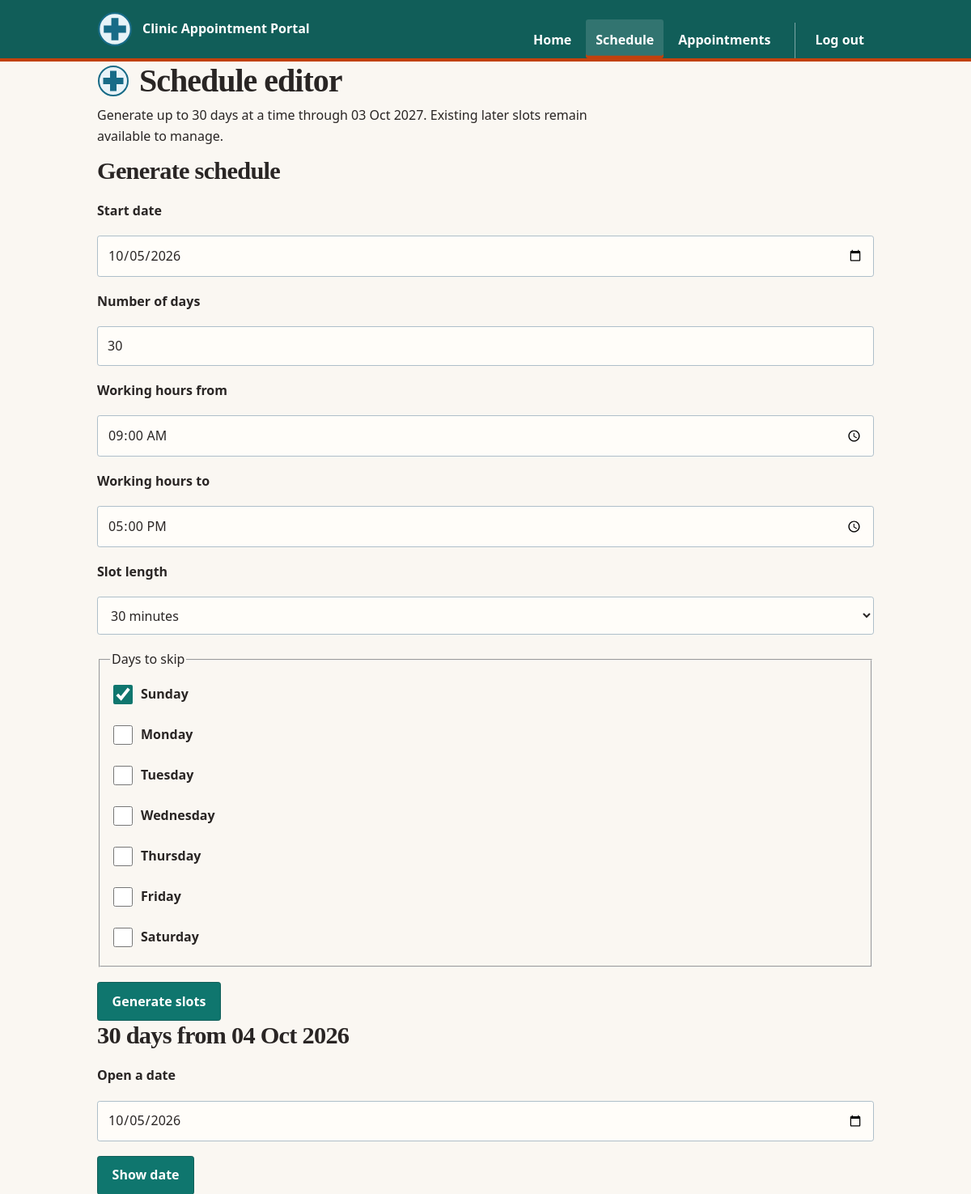
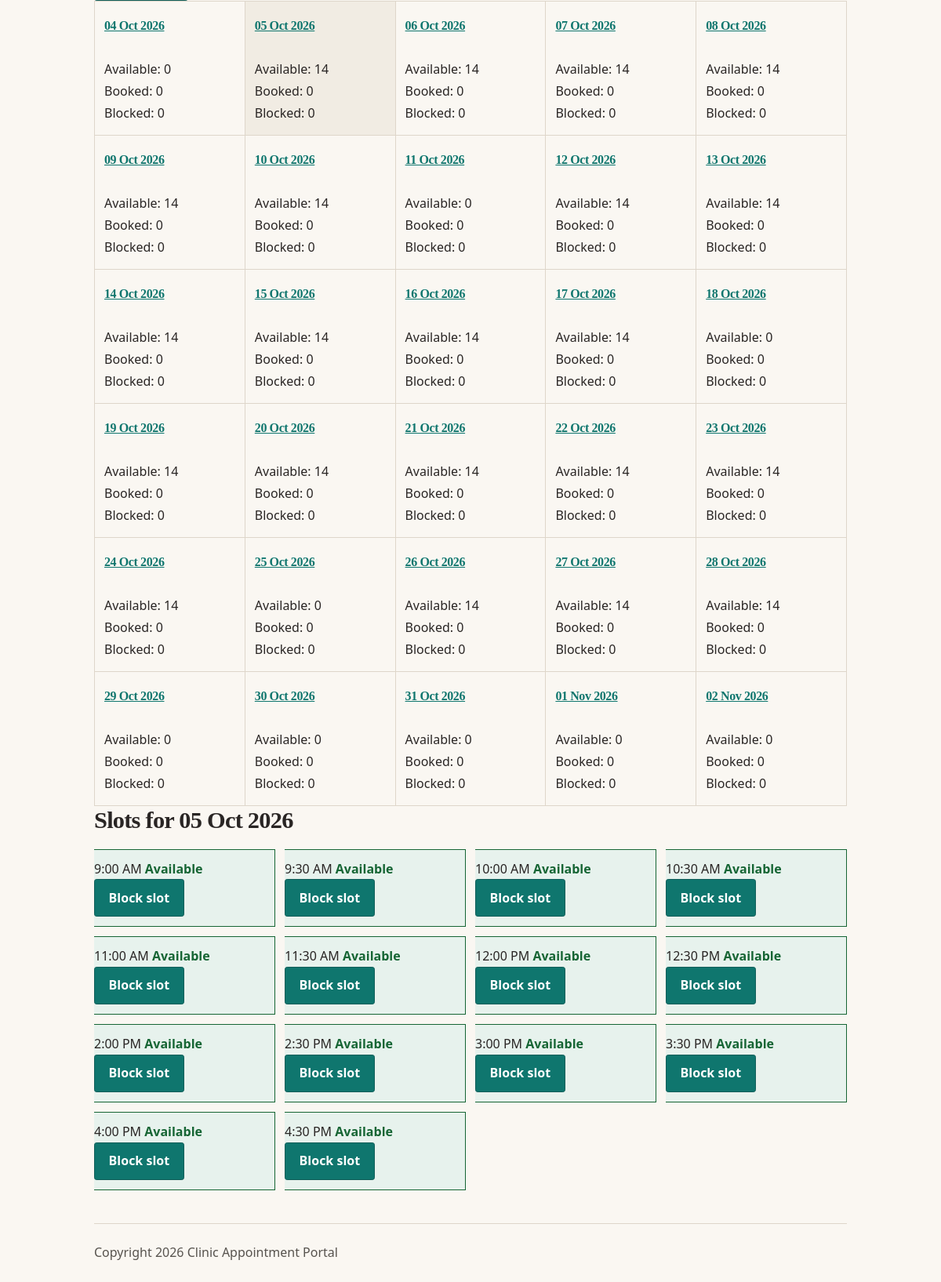
The page /clinic-base/doctor/schedule.php?date=2026-10-05 (signed in) on the database its author committed (2 pictures, top to bottom).
### tables this page shows
CREATE TABLE `slots` (
  `slotID` INT NOT NULL AUTO_INCREMENT,
  `DoctorID` INT NOT NULL,
  `SlotDateTime` DATETIME NOT NULL,
  `CreatedAt` TIMESTAMP NOT NULL DEFAULT current_timestamp(),
  `Status` ENUM('Available','Booked','Blocked') NOT NULL DEFAULT 'Available',
  PRIMARY KEY (`slotID`),
  UNIQUE KEY `uq_slot` (`DoctorID`,`SlotDateTime`),
  KEY `idx_slot_lookup` (`DoctorID`,`SlotDateTime`,`Status`),
  CONSTRAINT `fk_slots_doctor` FOREIGN KEY (`DoctorID`) REFERENCES `doctor` (`DoctorID`) ON DELETE CASCADE ON UPDATE CASCADE
);

CREATE TABLE `doctor` (
  `DoctorID` INT NOT NULL AUTO_INCREMENT,
  `FullName` VARCHAR(100) NOT NULL,
  `User` VARCHAR(100) NOT NULL,
  `HashPass` VARCHAR(255) NOT NULL,
  `Email` VARCHAR(100) NOT NULL,
  `Specialty` VARCHAR(80) DEFAULT NULL,
  `Qualifications` VARCHAR(255) DEFAULT NULL,
  `Languages` VARCHAR(120) DEFAULT NULL,
  `WriteUp` MEDIUMTEXT DEFAULT NULL,
  `ImageURL` VARCHAR(255) DEFAULT NULL,
  PRIMARY KEY (`DoctorID`),
  UNIQUE KEY `uq_doctor_user` (`User`),
  UNIQUE KEY `uq_doctor_email` (`Email`)
);

### clinic-base/lib/helpers.php (called while the page is built, shortened)
<?php
function e(mixed $s): string
{
    return htmlspecialchars($s ?? '', ENT_QUOTES, 'UTF-8');
}
function base_path(): string
{
    static $base = null;
    if ($base !== null) {
        return $base;
    }
    $base = '';
    $script = str_replace('\\', '/', (string) ($_SERVER['SCRIPT_NAME'] ?? ''));
    $file = realpath((string) ($_SERVER['SCRIPT_FILENAME'] ?? ''));
    $root = realpath(dirname(__DIR__));
    $inApp = str_replace('\\', '/', substr($file, strlen($root)));
    if ($inApp !== '' && strcasecmp(substr($script, -strlen($inApp)), $inApp) === 0) {
        $base = rtrim(substr($script, 0, -strlen($inApp)), '/');
    }
    return $base;
}
function url(string $path): string
{
    return base_path() . $path;
}
function app_request_uri(): string
{
    $uri = (string) ($_SERVER['REQUEST_URI'] ?? '/');
    $base = base_path();
    if ($base !== '' && strncasecmp($uri, $base, strlen($base)) === 0) {
        $uri = substr($uri, strlen($base));
    }
    return $uri === '' ? '/' : $uri;
}
function fmt_date(?string $value): string
{
    $timestamp = strtotime($value);
    return $timestamp === false ? '' : date('d M Y', $timestamp);
}
function fmt_time(?string $value): string
{
    $timestamp = strtotime($value);
    return $timestamp === false ? '' : date('g:i A', $timestamp);
}

### clinic-base/lib/auth.php (called while the page is built, shortened)
<?php
require_once __DIR__ . DIRECTORY_SEPARATOR . 'helpers.php';
function current_user(): ?array
{
    if (array_key_exists('_auth_current_user_cache', $GLOBALS)) {
        return $GLOBALS['_auth_current_user_cache'];
    }
    $role = $_SESSION['role'] ?? null;
    $id = $_SESSION['id'] ?? null;
    $profile = account_by_id($role, (int) $id);
    $profile['role'] = $role;
    $profile['id'] = (int) $id;
    return auth_cache_current_user($profile);
}
function require_doctor(): void
{
    $user = current_user();
}
function auth_cache_current_user(?array $user): ?array
{
    return $user;
}

### clinic-base/lib/db.php (called while the page is built, shortened)
<?php
function db(): PDO
{
    static $connection;
    if (!$connection instanceof PDO) {
        $dsn = 'mysql:host=' . DB_HOST
            . ';dbname=' . DB_NAME
            . ';charset=utf8mb4';
        $connection = new PDO($dsn, DB_USER, DB_PASS, [
            PDO::ATTR_ERRMODE => PDO::ERRMODE_EXCEPTION,
            PDO::ATTR_DEFAULT_FETCH_MODE => PDO::FETCH_ASSOC,
            PDO::ATTR_EMULATE_PREPARES => false,
            PDO::MYSQL_ATTR_INIT_COMMAND => "SET time_zone = '" . (new DateTimeImmutable())->format('P') . "'",
        ]);
    }
    return $connection;
}
function q(string $sql, array $params = []): PDOStatement
{
    $statement = db()->prepare($sql);
    $statement->execute($params);
    return $statement;
}
function q_one(string $sql, array $params = []): ?array
{
    $row = q($sql, $params)->fetch();
    return $row === false ? null : $row;
}
function q_all(string $sql, array $params = []): array
{
    return q($sql, $params)->fetchAll();
}

### clinic-base/models/accounts.php (called while the page is built, shortened)
<?php
require_once dirname(__DIR__) . DIRECTORY_SEPARATOR . 'lib' . DIRECTORY_SEPARATOR . 'db.php';
function account_by_id(string $role, int $id): ?array
{
    if ($role === 'doctor') {
        return q_one(
            'SELECT * FROM `doctor` WHERE `DoctorID` = :id LIMIT 1',
            ['id' => $id]
        );
    }
    return null;
}

### clinic-base/models/slots.php (called while the page is built, shortened)
<?php
require_once dirname(__DIR__) . DIRECTORY_SEPARATOR . 'lib' . DIRECTORY_SEPARATOR . 'db.php';
function slot_select(): string
{
    return 'SELECT `slotID`, `DoctorID`, `SlotDateTime`, `CreatedAt`, `Status`,
                   DATE(`SlotDateTime`) AS `SlotDate`, TIME(`SlotDateTime`) AS `SlotTime`
            FROM `slots`';
}
function slots_for_day(int $doctorId, string $date, ?string $fromTime = null, ?string $toTime = null): array
{
    $sql = slot_select() . "
            WHERE `DoctorID` = :doctor_id
              AND DATE(`SlotDateTime`) = :slot_date";
    $params = ['doctor_id' => $doctorId, 'slot_date' => $date];
    return q_all($sql . " ORDER BY `SlotDateTime`", $params);
}
function slot_counts_for_range(int $doctorId, string $from, string $to): array
{
    $rows = q_all(
        'SELECT DATE(`SlotDateTime`) AS `SlotDate`, `Status`, COUNT(*) AS `Count`
         FROM `slots`
         WHERE `DoctorID` = :doctor_id
           AND DATE(`SlotDateTime`) BETWEEN :from_date AND :to_date
         GROUP BY DATE(`SlotDateTime`), `Status`
         ORDER BY `SlotDate`',
        ['doctor_id' => $doctorId, 'from_date' => $from, 'to_date' => $to]
    );
    $counts = [];
    foreach ($rows as $row) {
        $date = (string) $row['SlotDate'];
        $status = (string) $row['Status'];
        if (!isset($counts[$date])) {
            $counts[$date] = ['Available' => 0, 'Booked' => 0, 'Blocked' => 0];
        }
        if (array_key_exists($status, $counts[$date])) {
            $counts[$date][$status] = (int) $row['Count'];
        }
    }
    return $counts;
}

### clinic-base/models/booking.php (called while the page is built, shortened)
<?php
require_once dirname(__DIR__) . DIRECTORY_SEPARATOR . 'lib' . DIRECTORY_SEPARATOR . 'db.php';
function schedule_slot_editable(array $slot, int $doctorId, ?DateTimeImmutable $now = null): bool
{
    $timezone = new DateTimeZone(APP_TIMEZONE);
    $start = new DateTimeImmutable((string) $slot['SlotDateTime'], $timezone);
    return $start > ($now ?? new DateTimeImmutable('now', $timezone));
}

### clinic-base/doctor/schedule.php (the view, shortened to what this page needs)
<?php
require_once dirname(__DIR__) . DIRECTORY_SEPARATOR . 'lib' . DIRECTORY_SEPARATOR . 'helpers.php';
require_once dirname(__DIR__) . DIRECTORY_SEPARATOR . 'lib' . DIRECTORY_SEPARATOR . 'auth.php';
require_once dirname(__DIR__) . DIRECTORY_SEPARATOR . 'models' . DIRECTORY_SEPARATOR . 'slots.php';
require_once dirname(__DIR__) . DIRECTORY_SEPARATOR . 'models' . DIRECTORY_SEPARATOR . 'booking.php';
require_doctor();
$user = current_user();
$doctorId = (int) $user['id'];
$today = new DateTimeImmutable('today');
$managementEnd = $today->modify('+' . (SCHEDULE_MANAGEMENT_DAYS - 1) . ' days');
$dateInput = $_GET['date'] ?? '';
$selectedDate = is_string($dateInput) ? $dateInput : '';
$parsedDate = DateTimeImmutable::createFromFormat('!Y-m-d', $selectedDate);
$gridStart = $parsedDate !== false && $selectedDate !== $today->format('Y-m-d') && $parsedDate > $today->modify('+29 days')
    ? $parsedDate : $today;
$gridEnd = $gridStart->modify('+29 days');
$countsByDate = slot_counts_for_range($doctorId, $gridStart->format('Y-m-d'), $gridEnd->format('Y-m-d'));
$slots = slots_for_day($doctorId, $selectedDate);
require dirname(__DIR__) . DIRECTORY_SEPARATOR . 'partials' . DIRECTORY_SEPARATOR . 'header.php';
require dirname(__DIR__) . DIRECTORY_SEPARATOR . 'partials' . DIRECTORY_SEPARATOR . 'nav.php';
?>
<main id="schedule-editor">
    <section class="page-intro">
        <div class="page-intro-copy">
            <h1><img src="<?= e(url('/assets/img/clinic-logo.svg')) ?>" width="40" height="40" loading="eager" decoding="async" alt="" class="page-intro-mark">Schedule editor</h1>
            <p>Generate up to 30 days at a time through <?= e(fmt_date($managementEnd->format('Y-m-d'))) ?>. Existing later slots remain available to manage.</p>
        </div>
    </section>
    <section class="schedule-generator" aria-labelledby="generate-heading">
        <h2 id="generate-heading">Generate schedule</h2>
        <form method="post" action="<?= e(url('/doctor/schedule.php')) ?>">
            <label for="start-date">Start date</label>
            <input id="start-date" name="start_date" type="date" min="<?= e($today->format('Y-m-d')) ?>" max="<?= e($managementEnd->format('Y-m-d')) ?>" value="<?= e($selectedDate) ?>" required>
            <label for="days">Number of days</label>
            <input id="days" name="days" type="number" min="1" max="<?= e((string) SCHEDULE_DAYS) ?>" value="30" required>
            <label for="start-time">Working hours from</label>
            <input id="start-time" name="start_time" type="time" value="09:00" required>
            <label for="end-time">Working hours to</label>
            <input id="end-time" name="end_time" type="time" value="17:00" required>
            <label for="slot-length">Slot length</label>
            <select id="slot-length" name="slot_length">
                <option value="30" selected>30 minutes</option>
            </select>
            <fieldset class="days-to-skip">
                <legend>Days to skip</legend>
                <?php foreach ([0 => 'Sunday', 1 => 'Monday', 2 => 'Tuesday', 3 => 'Wednesday', 4 => 'Thursday', 5 => 'Friday', 6 => 'Saturday'] as $dayNumber => $dayName): ?>
                    <label><input type="checkbox" name="skip_days[]" value="<?= e((string) $dayNumber) ?>"<?= e($dayNumber === 0 ? ' checked' : '') ?>> <?= e($dayName) ?></label>
                <?php endforeach; ?>
            </fieldset>
            <button type="submit">Generate slots</button>
        </form>
    </section>
    <section class="month-grid" aria-labelledby="month-heading">
        <h2 id="month-heading">30 days from <?= e(fmt_date($gridStart->format('Y-m-d'))) ?></h2>
        <form method="get" action="<?= e(url('/doctor/schedule.php')) ?>">
            <label for="schedule-date">Open a date</label>
            <input id="schedule-date" name="date" type="date" min="<?= e($today->format('Y-m-d')) ?>" value="<?= e($selectedDate) ?>" required>
            <button type="submit">Show date</button>
        </form>
        <div class="schedule-month-grid">
            <?php for ($offset = 0; $offset < 30; $offset++): ?>
                <?php
                $day = $gridStart->modify('+' . $offset . ' days');
                $dayDate = $day->format('Y-m-d');
                $dayCounts = $countsByDate[$dayDate] ?? ['Available' => 0, 'Booked' => 0, 'Blocked' => 0];
                ?>
                <article class="schedule-day<?= e($dayDate === $selectedDate ? ' selected' : '') ?>">
                    <h3><a href="<?= e(url('/doctor/schedule.php?date=' . rawurlencode($dayDate))) ?>"><?= e(fmt_date($dayDate)) ?></a></h3>
                    <p class="slot-count available">Available: <?= e((string) $dayCounts['Available']) ?></p>
                    <p class="slot-count booked">Booked: <?= e((string) $dayCounts['Booked']) ?></p>
                    <p class="slot-count blocked">Blocked: <?= e((string) $dayCounts['Blocked']) ?></p>
                </article>
            <?php endfor; ?>
        </div>
    </section>
    <section class="day-view" aria-labelledby="day-heading">
        <h2 id="day-heading">Slots for <?= e(fmt_date($selectedDate)) ?></h2>
        <?php if ($slots === []): ?>
            <p class="empty-state">No slots have been generated for this day.</p>
        <?php else: ?>
            <ul class="slot-list">
                <?php foreach ($slots as $slot): ?>
                    <?php
                    $status = (string) $slot['Status'];
                    $stateClass = $status === 'Available' ? 'free' : ($status === 'Booked' ? 'taken' : 'blocked');
                    $timeClass = !schedule_slot_editable($slot, $doctorId) ? 'past' : '';
                    ?>
                    <li class="slot <?= e($stateClass) ?><?= e($timeClass !== '' ? ' ' . $timeClass : '') ?>">
                        <span class="slot-time"><?= e(fmt_time((string) $slot['SlotDateTime'])) ?></span>
                        <span class="slot-status status-label status-<?= e($timeClass !== '' ? 'past' : strtolower($status)) ?>"><?= e($timeClass !== '' ? 'Past' : ($status === 'Blocked' ? 'Unavailable' : $status)) ?></span>
                        <?php if ($timeClass !== ''): ?>
                            <span class="slot-readonly">This slot has started; availability can no longer be changed.</span>
                        <?php else: ?>
                            <form method="post" action="<?= e(url('/doctor/schedule.php?date=' . rawurlencode($selectedDate))) ?>">
                                <button type="submit">Block slot</button>
                            </form>
                        <?php endif; ?>
                    </li>
                <?php endforeach; ?>
            </ul>
        <?php endif; ?>
    </section>
</main>
<?php require dirname(__DIR__) . DIRECTORY_SEPARATOR . 'partials' . DIRECTORY_SEPARATOR . 'footer.php';

### clinic-base/assets/tokens.css (style rules this page uses)
:root { --c-ink: #292524; --c-muted: #57534e; --c-paper: #fffdf9; --c-surface: #faf7f2; --c-surface-band: #f1ece3; --c-surface-tile: #fffefa; --c-line: #ded6ca; --c-primary: #0f766e; --c-primary-dark: #115e59; --c-button-background: var(--c-primary); --c-button-background-hover: var(--c-primary-dark); --c-button-foreground: #ffffff; --c-accent: #c2410c; --c-success: #166534; --c-danger: #b91c1c; --c-danger-hover: #991b1b; --shadow-doctor-tile: 0 0.35rem 1rem rgba(41, 37, 36, 0.10); --radius-control: 0.2rem; --radius-tile: 0.45rem; --radius-section: 0; --page-width: calc(100% - 2rem); }
@media (min-width: 64rem) { :root { --page-width: 80vw; } }

### clinic-base/assets/css/style.css (style rules this page uses)
.status-label { display: inline-block; font-weight: 700; white-space: nowrap; }
.status-future, .status-available, .status-sent { color: var(--c-success); }
.schedule-month-grid { display: grid; width: 100%; grid-template-columns: repeat(5, minmax(0, 1fr)); gap: 0; border-top: 1px solid var(--c-line); border-left: 1px solid var(--c-line); }
.schedule-day { min-width: 0; padding: var(--space-2); border: 0; border-right: 1px solid var(--c-line); border-bottom: 1px solid var(--c-line); background: transparent; }
.schedule-day.selected { background: var(--c-surface-band); }
.schedule-day h3 { font-size: 1rem; }
.schedule-day .slot-count { margin: 0.15rem 0; }
.slot-list .slot { border: 0; border-bottom: 1px solid var(--c-line); border-radius: 0; background: transparent; padding-inline: 0; }
.slot-list .slot.free, .slot-list .slot.taken, .slot-list .slot.blocked, .slot-list .slot.past { border-left: 0; }
.slot-list .slot-status { min-width: 8rem; }
.slot-list .slot { border: 1px solid var(--c-line); }
.slot-list .slot.free { background: #e7f2ed; border-color: var(--c-success); }

### rows shown on the page
slots: SlotDateTime "9:00 AM", DoctorID+SlotDateTime+Status "Available"
slots: SlotDateTime "9:30 AM", DoctorID+SlotDateTime+Status "Available"
slots: SlotDateTime "10:00 AM", DoctorID+SlotDateTime+Status "Available"
slots: SlotDateTime "10:30 AM", DoctorID+SlotDateTime+Status "Available"
slots: SlotDateTime "11:00 AM", DoctorID+SlotDateTime+Status "Available"
slots: SlotDateTime "11:30 AM", DoctorID+SlotDateTime+Status "Available"
slots: SlotDateTime "12:00 PM", DoctorID+SlotDateTime+Status "Available"
slots: SlotDateTime "12:30 PM", DoctorID+SlotDateTime+Status "Available"
slots: SlotDateTime "2:00 PM", DoctorID+SlotDateTime+Status "Available"
slots: SlotDateTime "2:30 PM", DoctorID+SlotDateTime+Status "Available"
slots: SlotDateTime "3:00 PM", DoctorID+SlotDateTime+Status "Available"
slots: SlotDateTime "3:30 PM", DoctorID+SlotDateTime+Status "Available"
slots: SlotDateTime "4:00 PM", DoctorID+SlotDateTime+Status "Available"
slots: SlotDateTime "4:30 PM", DoctorID+SlotDateTime+Status "Available"

### other values the page prints
$link['label'] "Home"
$link['label'] "Schedule"
$link['label'] "Appointments"
$link['label'] "Log out"
fmt_date($managementEnd->format('Y-m-d')) "03 Oct 2027"
$dayName "Sunday"
$dayName "Monday"
$dayName "Tuesday"
$dayName "Wednesday"
$dayName "Thursday"
$dayName "Friday"
$dayName "Saturday"
fmt_date($gridStart->format('Y-m-d')) "04 Oct 2026"
fmt_date($dayDate) "04 Oct 2026"
$dayCounts['Available'] "0"
